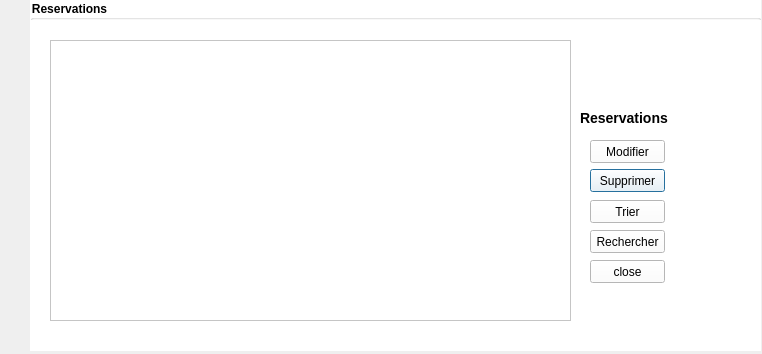
<?xml version="1.0" encoding="UTF-8"?>
<ui version="4.0">
 <class>Dialog</class>
 <widget class="QDialog" name="Dialog">
  <property name="geometry">
   <rect>
    <x>0</x>
    <y>0</y>
    <width>762</width>
    <height>354</height>
   </rect>
  </property>
  <property name="windowTitle">
   <string>Dialog</string>
  </property>
  <property name="styleSheet">
   <string notr="true">QGroupBox{
	background-color: rgb(255, 255, 255);
	/*background-color: rgb(255, 170, 0);*/

}

QLabel{
font-size :14px;
font-weight:bold;
font-family: 'Source Code Pro', monospace;
}
QLineEdit{ background-color:#ffffff;

border: 2px solid gray;
border-radius: 10px;
padding: 0 8px;
}

</string>
  </property>
  <widget class="QGroupBox" name="groupBox">
   <property name="geometry">
    <rect>
     <x>30</x>
     <y>0</y>
     <width>731</width>
     <height>351</height>
    </rect>
   </property>
   <property name="font">
    <font>
     <family>System</family>
     <weight>75</weight>
     <bold>true</bold>
    </font>
   </property>
   <property name="title">
    <string>Reservations</string>
   </property>
   <widget class="QStackedWidget" name="stackedWidget">
    <property name="geometry">
     <rect>
      <x>0</x>
      <y>20</y>
      <width>731</width>
      <height>331</height>
     </rect>
    </property>
    <property name="styleSheet">
     <string notr="true">/*	background-color: rgb(255, 170, 0);*/
background-color: rgb(255, 255, 255);

</string>
    </property>
    <property name="currentIndex">
     <number>0</number>
    </property>
    <widget class="QWidget" name="Affichage_reservation">
     <widget class="QTableView" name="tableView">
      <property name="geometry">
       <rect>
        <x>20</x>
        <y>20</y>
        <width>521</width>
        <height>281</height>
       </rect>
      </property>
     </widget>
     <widget class="QLabel" name="label_17">
      <property name="geometry">
       <rect>
        <x>550</x>
        <y>90</y>
        <width>101</width>
        <height>16</height>
       </rect>
      </property>
      <property name="text">
       <string>Reservations</string>
      </property>
     </widget>
     <widget class="QPushButton" name="delete_2">
      <property name="geometry">
       <rect>
        <x>560</x>
        <y>149</y>
        <width>75</width>
        <height>23</height>
       </rect>
      </property>
      <property name="cursor">
       <cursorShape>PointingHandCursor</cursorShape>
      </property>
      <property name="styleSheet">
       <string notr="true">QPushButton:hover:!pressed {
display: inline-block;
  padding: 18px 13px;
 
  cursor: pointer;
font-size: 11px;
outline: none;
  color: #fff;
  background-color: #4CAF50;
  border: none;
 text-align: center;
  text-decoration: none;
  box-shadow: 0 9px #999;
}
QPushButton:hover {background-color: #3e8e41}
QPushButton:active {
  background-color: #3e8e41;
  box-shadow: 0 5px #666;
  transform: translateY(4px);
}</string>
      </property>
      <property name="text">
       <string>Supprimer</string>
      </property>
     </widget>
     <widget class="QPushButton" name="modifier">
      <property name="geometry">
       <rect>
        <x>560</x>
        <y>120</y>
        <width>75</width>
        <height>23</height>
       </rect>
      </property>
      <property name="cursor">
       <cursorShape>PointingHandCursor</cursorShape>
      </property>
      <property name="styleSheet">
       <string notr="true">QPushButton:hover:!pressed {
display: inline-block;
  padding: 16px 14px;
 
  cursor: pointer;
font-size: 11px;
outline: none;
  color: #fff;
  background-color: #4CAF50;
  border: none;
 text-align: center;
  text-decoration: none;
  box-shadow: 0 9px #999;
}
QPushButton:hover {background-color: #3e8e41}
QPushButton:active {
  background-color: #3e8e41;
  box-shadow: 0 5px #666;
  transform: translateY(4px);
}</string>
      </property>
      <property name="text">
       <string>Modifier</string>
      </property>
     </widget>
     <widget class="QPushButton" name="close">
      <property name="geometry">
       <rect>
        <x>560</x>
        <y>240</y>
        <width>75</width>
        <height>23</height>
       </rect>
      </property>
      <property name="cursor">
       <cursorShape>PointingHandCursor</cursorShape>
      </property>
      <property name="styleSheet">
       <string notr="true">QPushButton:hover:!pressed {
display: inline-block;
  padding: 16px 13px;
 
  cursor: pointer;
font-size: 11px;
outline: none;
  color: #fff;
  background-color: #4CAF50;
  border: none;
 text-align: center;
  text-decoration: none;
  box-shadow: 0 9px #999;
}
QPushButton:hover {background-color: #3e8e41}
QPushButton:active {
  background-color: #3e8e41;
  box-shadow: 0 5px #666;
  transform: translateY(4px);
}</string>
      </property>
      <property name="text">
       <string>close</string>
      </property>
     </widget>
     <widget class="QPushButton" name="trier">
      <property name="geometry">
       <rect>
        <x>560</x>
        <y>180</y>
        <width>75</width>
        <height>23</height>
       </rect>
      </property>
      <property name="cursor">
       <cursorShape>PointingHandCursor</cursorShape>
      </property>
      <property name="styleSheet">
       <string notr="true">QPushButton:hover:!pressed {
display: inline-block;
  padding: 16px 13px;
 
  cursor: pointer;
font-size: 11px;
outline: none;
  color: #fff;
  background-color: #4CAF50;
  border: none;
 text-align: center;
  text-decoration: none;
  box-shadow: 0 9px #999;
}
QPushButton:hover {background-color: #3e8e41}
QPushButton:active {
  background-color: #3e8e41;
  box-shadow: 0 5px #666;
  transform: translateY(4px);
}</string>
      </property>
      <property name="text">
       <string>Trier</string>
      </property>
     </widget>
     <widget class="QPushButton" name="rechercher">
      <property name="geometry">
       <rect>
        <x>560</x>
        <y>210</y>
        <width>75</width>
        <height>23</height>
       </rect>
      </property>
      <property name="cursor">
       <cursorShape>PointingHandCursor</cursorShape>
      </property>
      <property name="styleSheet">
       <string notr="true">QPushButton:hover:!pressed {
display: inline-block;
  padding: 20px 8px;
 
  cursor: pointer;
font-size: 11px;
outline: none;
  color: #fff;
  background-color: #4CAF50;
  border: none;
 text-align: center;
  text-decoration: none;
  box-shadow: 0 9px #999;
}
QPushButton:hover {background-color: #3e8e41}
QPushButton:active {
  background-color: #3e8e41;
  box-shadow: 0 5px #666;
  transform: translateY(4px);
}</string>
      </property>
      <property name="text">
       <string>Rechercher</string>
      </property>
     </widget>
    </widget>
    <widget class="QWidget" name="Ajouter_reservation">
     <widget class="QLineEdit" name="lineEdit">
      <property name="geometry">
       <rect>
        <x>323</x>
        <y>101</y>
        <width>126</width>
        <height>20</height>
       </rect>
      </property>
      <property name="styleSheet">
       <string notr="true">QLineEdit:focus {background-color: rgb(255, 255, 127); }</string>
      </property>
     </widget>
     <widget class="QLabel" name="label_7">
      <property name="geometry">
       <rect>
        <x>191</x>
        <y>101</y>
        <width>72</width>
        <height>18</height>
       </rect>
      </property>
      <property name="text">
       <string>ID Client</string>
      </property>
     </widget>
     <widget class="QLabel" name="label_8">
      <property name="geometry">
       <rect>
        <x>191</x>
        <y>127</y>
        <width>120</width>
        <height>18</height>
       </rect>
      </property>
      <property name="text">
       <string>Nombre Personne</string>
      </property>
     </widget>
     <widget class="QLineEdit" name="lineEdit_2">
      <property name="geometry">
       <rect>
        <x>323</x>
        <y>127</y>
        <width>126</width>
        <height>20</height>
       </rect>
      </property>
      <property name="styleSheet">
       <string notr="true">QLineEdit:focus {background-color: rgb(255, 255, 127); }</string>
      </property>
     </widget>
     <widget class="QLabel" name="label_9">
      <property name="geometry">
       <rect>
        <x>191</x>
        <y>153</y>
        <width>64</width>
        <height>18</height>
       </rect>
      </property>
      <property name="text">
       <string>Nom Film</string>
      </property>
     </widget>
     <widget class="QSpinBox" name="spinBox">
      <property name="geometry">
       <rect>
        <x>323</x>
        <y>153</y>
        <width>35</width>
        <height>18</height>
       </rect>
      </property>
     </widget>
     <widget class="QLabel" name="label_10">
      <property name="geometry">
       <rect>
        <x>191</x>
        <y>177</y>
        <width>32</width>
        <height>18</height>
       </rect>
      </property>
      <property name="text">
       <string>Date</string>
      </property>
     </widget>
     <widget class="QDateTimeEdit" name="dateTimeEdit_2">
      <property name="geometry">
       <rect>
        <x>317</x>
        <y>177</y>
        <width>110</width>
        <height>18</height>
       </rect>
      </property>
      <property name="styleSheet">
       <string notr="true">QDateTimeEdit:focus {background-color: rgb(255, 255, 127); }
</string>
      </property>
     </widget>
     <widget class="QPushButton" name="pushButton">
      <property name="geometry">
       <rect>
        <x>241</x>
        <y>211</y>
        <width>75</width>
        <height>23</height>
       </rect>
      </property>
      <property name="text">
       <string>Ajouter</string>
      </property>
     </widget>
     <widget class="QPushButton" name="pushButton_2">
      <property name="geometry">
       <rect>
        <x>322</x>
        <y>211</y>
        <width>75</width>
        <height>23</height>
       </rect>
      </property>
      <property name="text">
       <string>Quitter</string>
      </property>
     </widget>
    </widget>
    <widget class="QWidget" name="Supprimer_reservation">
     <widget class="QPushButton" name="supprime">
      <property name="geometry">
       <rect>
        <x>141</x>
        <y>171</y>
        <width>75</width>
        <height>23</height>
       </rect>
      </property>
      <property name="cursor">
       <cursorShape>PointingHandCursor</cursorShape>
      </property>
      <property name="styleSheet">
       <string notr="true">QPushButton:hover:!pressed {
display: inline-block;
  padding: 24px 6px;
 
  cursor: pointer;
font-size: 11px;
outline: none;
  color: #fff;
  background-color: #4CAF50;
  border: none;
 text-align: center;
  text-decoration: none;
  box-shadow: 0 9px #999;
}
QPushButton:hover {background-color: #3e8e41}
QPushButton:active {
  background-color: #3e8e41;
  box-shadow: 0 5px #666;
  transform: translateY(4px);
}</string>
      </property>
      <property name="text">
       <string>Supprimer</string>
      </property>
     </widget>
     <widget class="QPushButton" name="quitter_supp">
      <property name="geometry">
       <rect>
        <x>222</x>
        <y>171</y>
        <width>75</width>
        <height>23</height>
       </rect>
      </property>
      <property name="cursor">
       <cursorShape>PointingHandCursor</cursorShape>
      </property>
      <property name="styleSheet">
       <string notr="true">QPushButton:hover:!pressed {
display: inline-block;
  padding: 18px 6px;
 
  cursor: pointer;
font-size: 11px;
outline: none;
  color: #fff;
  background-color: #4CAF50;
  border: none;
 text-align: center;
  text-decoration: none;
  box-shadow: 0 9px #999;
}
QPushButton:hover {background-color: #3e8e41}
QPushButton:active {
  background-color: #3e8e41;
  box-shadow: 0 5px #666;
  transform: translateY(4px);
}</string>
      </property>
      <property name="text">
       <string>Quitter</string>
      </property>
     </widget>
     <widget class="QPushButton" name="quitter_supp_2">
      <property name="geometry">
       <rect>
        <x>303</x>
        <y>171</y>
        <width>75</width>
        <height>23</height>
       </rect>
      </property>
      <property name="cursor">
       <cursorShape>PointingHandCursor</cursorShape>
      </property>
      <property name="styleSheet">
       <string notr="true">QPushButton:hover:!pressed {
display: inline-block;
  padding: 18px 6px;
 
  cursor: pointer;
font-size: 11px;
outline: none;
  color: #fff;
  background-color: #4CAF50;
  border: none;
 text-align: center;
  text-decoration: none;
  box-shadow: 0 9px #999;
}
QPushButton:hover {background-color: #3e8e41}
QPushButton:active {
  background-color: #3e8e41;
  box-shadow: 0 5px #666;
  transform: translateY(4px);
}</string>
      </property>
      <property name="text">
       <string>Undo</string>
      </property>
     </widget>
     <widget class="QLabel" name="label_2">
      <property name="geometry">
       <rect>
        <x>130</x>
        <y>110</y>
        <width>161</width>
        <height>18</height>
       </rect>
      </property>
      <property name="font">
       <font>
        <family>Source Code Pro</family>
        <pointsize>-1</pointsize>
        <weight>75</weight>
        <bold>true</bold>
       </font>
      </property>
      <property name="text">
       <string>Numero Reservation</string>
      </property>
     </widget>
     <widget class="QLineEdit" name="num_reservation_supprime">
      <property name="geometry">
       <rect>
        <x>301</x>
        <y>111</y>
        <width>126</width>
        <height>20</height>
       </rect>
      </property>
      <property name="styleSheet">
       <string notr="true">QLineEdit:focus {background-color: rgb(255, 255, 127); }</string>
      </property>
     </widget>
     <widget class="QLabel" name="label_3">
      <property name="geometry">
       <rect>
        <x>151</x>
        <y>137</y>
        <width>141</width>
        <height>18</height>
       </rect>
      </property>
      <property name="text">
       <string>ID Client</string>
      </property>
     </widget>
     <widget class="QLineEdit" name="id_client_supprime">
      <property name="geometry">
       <rect>
        <x>301</x>
        <y>137</y>
        <width>126</width>
        <height>20</height>
       </rect>
      </property>
      <property name="styleSheet">
       <string notr="true">QLineEdit:focus {background-color: rgb(255, 255, 127); }</string>
      </property>
     </widget>
     <widget class="QPushButton" name="quitter_supp_5">
      <property name="geometry">
       <rect>
        <x>384</x>
        <y>171</y>
        <width>75</width>
        <height>23</height>
       </rect>
      </property>
      <property name="cursor">
       <cursorShape>PointingHandCursor</cursorShape>
      </property>
      <property name="styleSheet">
       <string notr="true">QPushButton:hover:!pressed {
display: inline-block;
  padding: 18px 6px;
 
  cursor: pointer;
font-size: 11px;
outline: none;
  color: #fff;
  background-color: #4CAF50;
  border: none;
 text-align: center;
  text-decoration: none;
  box-shadow: 0 9px #999;
}
QPushButton:hover {background-color: #3e8e41}
QPushButton:active {
  background-color: #3e8e41;
  box-shadow: 0 5px #666;
  transform: translateY(4px);
}</string>
      </property>
      <property name="text">
       <string>retourne</string>
      </property>
     </widget>
    </widget>
    <widget class="QWidget" name="Modifier_reservation">
     <widget class="QPushButton" name="modifier_2">
      <property name="geometry">
       <rect>
        <x>181</x>
        <y>201</y>
        <width>75</width>
        <height>23</height>
       </rect>
      </property>
      <property name="cursor">
       <cursorShape>PointingHandCursor</cursorShape>
      </property>
      <property name="styleSheet">
       <string notr="true">QPushButton:hover:!pressed {
display: inline-block;
  padding: 18px 6px;
 
  cursor: pointer;
font-size: 11px;
outline: none;
  color: #fff;
  background-color: #4CAF50;
  border: none;
 text-align: center;
  text-decoration: none;
  box-shadow: 0 9px #999;
}
QPushButton:hover {background-color: #3e8e41}
QPushButton:active {
  background-color: #3e8e41;
  box-shadow: 0 5px #666;
  transform: translateY(4px);
}</string>
      </property>
      <property name="text">
       <string>Modifier</string>
      </property>
     </widget>
     <widget class="QPushButton" name="quitter_modif">
      <property name="geometry">
       <rect>
        <x>262</x>
        <y>201</y>
        <width>75</width>
        <height>23</height>
       </rect>
      </property>
      <property name="cursor">
       <cursorShape>PointingHandCursor</cursorShape>
      </property>
      <property name="styleSheet">
       <string notr="true">QPushButton:hover:!pressed {
display: inline-block;
  padding: 18px 6px;
 
  cursor: pointer;
font-size: 11px;
outline: none;
  color: #fff;
  background-color: #4CAF50;
  border: none;
 text-align: center;
  text-decoration: none;
  box-shadow: 0 9px #999;
}
QPushButton:hover {background-color: #3e8e41}
QPushButton:active {
  background-color: #3e8e41;
  box-shadow: 0 5px #666;
  transform: translateY(4px);
}</string>
      </property>
      <property name="text">
       <string>Quitter</string>
      </property>
     </widget>
     <widget class="QPushButton" name="quitter_modif_2">
      <property name="geometry">
       <rect>
        <x>343</x>
        <y>201</y>
        <width>75</width>
        <height>23</height>
       </rect>
      </property>
      <property name="cursor">
       <cursorShape>PointingHandCursor</cursorShape>
      </property>
      <property name="styleSheet">
       <string notr="true">QPushButton:hover:!pressed {
display: inline-block;
  padding: 18px 6px;
 
  cursor: pointer;
font-size: 11px;
outline: none;
  color: #fff;
  background-color: #4CAF50;
  border: none;
 text-align: center;
  text-decoration: none;
  box-shadow: 0 9px #999;
}
QPushButton:hover {background-color: #3e8e41}
QPushButton:active {
  background-color: #3e8e41;
  box-shadow: 0 5px #666;
  transform: translateY(4px);
}</string>
      </property>
      <property name="text">
       <string>Undo</string>
      </property>
     </widget>
     <widget class="QLabel" name="label_5">
      <property name="geometry">
       <rect>
        <x>191</x>
        <y>113</y>
        <width>121</width>
        <height>18</height>
       </rect>
      </property>
      <property name="text">
       <string>Nom Film</string>
      </property>
     </widget>
     <widget class="QSpinBox" name="spinBox_nomfilm">
      <property name="geometry">
       <rect>
        <x>325</x>
        <y>113</y>
        <width>35</width>
        <height>18</height>
       </rect>
      </property>
      <property name="styleSheet">
       <string notr="true">QSpinBox:focus {
	background-color: rgb(255, 255, 127);
}</string>
      </property>
     </widget>
     <widget class="QLineEdit" name="nb_personne">
      <property name="geometry">
       <rect>
        <x>325</x>
        <y>137</y>
        <width>126</width>
        <height>20</height>
       </rect>
      </property>
      <property name="styleSheet">
       <string notr="true">QLineEdit:focus {background-color: rgb(255, 255, 127); }</string>
      </property>
     </widget>
     <widget class="QDateTimeEdit" name="dateTimeEdit">
      <property name="geometry">
       <rect>
        <x>258</x>
        <y>163</y>
        <width>110</width>
        <height>18</height>
       </rect>
      </property>
      <property name="styleSheet">
       <string notr="true">QDateTimeEdit:focus{
	background-color: rgb(255, 255, 127);
}</string>
      </property>
     </widget>
     <widget class="QLabel" name="label_6">
      <property name="geometry">
       <rect>
        <x>191</x>
        <y>137</y>
        <width>128</width>
        <height>18</height>
       </rect>
      </property>
      <property name="text">
       <string>Nombre Personnes</string>
      </property>
     </widget>
     <widget class="QLabel" name="label_12">
      <property name="geometry">
       <rect>
        <x>191</x>
        <y>163</y>
        <width>32</width>
        <height>18</height>
       </rect>
      </property>
      <property name="text">
       <string>Date</string>
      </property>
     </widget>
     <widget class="QLineEdit" name="id_reservation">
      <property name="geometry">
       <rect>
        <x>325</x>
        <y>87</y>
        <width>126</width>
        <height>20</height>
       </rect>
      </property>
      <property name="styleSheet">
       <string notr="true">QLineEdit:focus {background-color: rgb(255, 255, 127); }</string>
      </property>
     </widget>
     <widget class="QLineEdit" name="id_client">
      <property name="geometry">
       <rect>
        <x>325</x>
        <y>61</y>
        <width>126</width>
        <height>20</height>
       </rect>
      </property>
      <property name="styleSheet">
       <string notr="true">QLineEdit:focus {background-color: rgb(255, 255, 127); }</string>
      </property>
     </widget>
     <widget class="QLabel" name="label">
      <property name="geometry">
       <rect>
        <x>191</x>
        <y>61</y>
        <width>72</width>
        <height>18</height>
       </rect>
      </property>
      <property name="styleSheet">
       <string notr="true"/>
      </property>
      <property name="text">
       <string>ID Client</string>
      </property>
     </widget>
     <widget class="QLabel" name="label_4">
      <property name="geometry">
       <rect>
        <x>170</x>
        <y>90</y>
        <width>151</width>
        <height>18</height>
       </rect>
      </property>
      <property name="text">
       <string>ID Reservation</string>
      </property>
     </widget>
     <widget class="QPushButton" name="quitter_supp_6">
      <property name="geometry">
       <rect>
        <x>424</x>
        <y>201</y>
        <width>75</width>
        <height>23</height>
       </rect>
      </property>
      <property name="cursor">
       <cursorShape>PointingHandCursor</cursorShape>
      </property>
      <property name="styleSheet">
       <string notr="true">QPushButton:hover:!pressed {
display: inline-block;
  padding: 18px 6px;
 
  cursor: pointer;
font-size: 11px;
outline: none;
  color: #fff;
  background-color: #4CAF50;
  border: none;
 text-align: center;
  text-decoration: none;
  box-shadow: 0 9px #999;
}
QPushButton:hover {background-color: #3e8e41}
QPushButton:active {
  background-color: #3e8e41;
  box-shadow: 0 5px #666;
  transform: translateY(4px);
}</string>
      </property>
      <property name="text">
       <string>retourne</string>
      </property>
     </widget>
    </widget>
    <widget class="QWidget" name="Rechercher_reservation">
     <widget class="QLabel" name="label_37">
      <property name="geometry">
       <rect>
        <x>150</x>
        <y>110</y>
        <width>141</width>
        <height>16</height>
       </rect>
      </property>
      <property name="text">
       <string>ID Reservation</string>
      </property>
     </widget>
     <widget class="QLineEdit" name="recherche">
      <property name="geometry">
       <rect>
        <x>290</x>
        <y>110</y>
        <width>113</width>
        <height>20</height>
       </rect>
      </property>
      <property name="styleSheet">
       <string notr="true">QLineEdit:focus {background-color: rgb(255, 255, 127); }</string>
      </property>
     </widget>
     <widget class="QPushButton" name="pushButton_9">
      <property name="geometry">
       <rect>
        <x>420</x>
        <y>110</y>
        <width>75</width>
        <height>23</height>
       </rect>
      </property>
      <property name="styleSheet">
       <string notr="true">QPushButton:hover:!pressed {
display: inline-block;
  padding: 24px 6px;
 
  cursor: pointer;
font-size: 11px;
outline: none;
  color: #fff;
  background-color: #4CAF50;
  border: none;
 text-align: center;
  text-decoration: none;
  box-shadow: 0 9px #999;
}
QPushButton:hover {background-color: #3e8e41}
QPushButton:active {
  background-color: #3e8e41;
  box-shadow: 0 5px #666;
  transform: translateY(4px);
}</string>
      </property>
      <property name="text">
       <string>Rechercher</string>
      </property>
     </widget>
     <widget class="QPushButton" name="pushButton_10">
      <property name="geometry">
       <rect>
        <x>500</x>
        <y>110</y>
        <width>75</width>
        <height>23</height>
       </rect>
      </property>
      <property name="styleSheet">
       <string notr="true">QPushButton:hover:!pressed {
display: inline-block;
  padding: 24px 6px;
 
  cursor: pointer;
font-size: 11px;
outline: none;
  color: #fff;
  background-color: #4CAF50;
  border: none;
 text-align: center;
  text-decoration: none;
  box-shadow: 0 9px #999;
}
QPushButton:hover {background-color: #3e8e41}
QPushButton:active {
  background-color: #3e8e41;
  box-shadow: 0 5px #666;
  transform: translateY(4px);
}</string>
      </property>
      <property name="text">
       <string>Quitter</string>
      </property>
     </widget>
    </widget>
    <widget class="QWidget" name="Reservation_modifie">
     <widget class="QLabel" name="label_11">
      <property name="geometry">
       <rect>
        <x>150</x>
        <y>90</y>
        <width>211</width>
        <height>20</height>
       </rect>
      </property>
      <property name="text">
       <string>Reservation est modifié !</string>
      </property>
     </widget>
    </widget>
    <widget class="QWidget" name="Ajouter_salle">
     <widget class="QLineEdit" name="nb_chaise_ajout">
      <property name="geometry">
       <rect>
        <x>287</x>
        <y>97</y>
        <width>126</width>
        <height>20</height>
       </rect>
      </property>
      <property name="styleSheet">
       <string notr="true">QLineEdit:focus {background-color: rgb(255, 255, 127); }</string>
      </property>
     </widget>
     <widget class="QLineEdit" name="nb_personne_ajout">
      <property name="geometry">
       <rect>
        <x>287</x>
        <y>123</y>
        <width>126</width>
        <height>20</height>
       </rect>
      </property>
      <property name="styleSheet">
       <string notr="true">QNb_personne_ajout{ background-color:#ffffff;

border: 2px solid gray;
border-radius: 10px;
padding: 0 8px;}
QLineEdit:focus {background-color: rgb(255, 255, 127); }</string>
      </property>
     </widget>
     <widget class="QPushButton" name="pushButton_3">
      <property name="geometry">
       <rect>
        <x>259</x>
        <y>190</y>
        <width>75</width>
        <height>23</height>
       </rect>
      </property>
      <property name="cursor">
       <cursorShape>PointingHandCursor</cursorShape>
      </property>
      <property name="styleSheet">
       <string notr="true">QPushButton:hover:!pressed {
display: inline-block;
  padding: 20px 14px;
 
  cursor: pointer;
font-size: 11px;
outline: none;
  color: #fff;
  background-color: #4CAF50;
  border: none;
 text-align: center;
  text-decoration: none;
  box-shadow: 0 9px #999;
}
QPushButton:hover {background-color: #3e8e41}
QPushButton:active {
  background-color: #3e8e41;
  box-shadow: 0 5px #666;
  transform: translateY(4px);
}</string>
      </property>
      <property name="text">
       <string>Quitter</string>
      </property>
     </widget>
     <widget class="QLabel" name="label_13">
      <property name="geometry">
       <rect>
        <x>185</x>
        <y>71</y>
        <width>96</width>
        <height>18</height>
       </rect>
      </property>
      <property name="text">
       <string>Numero Salle</string>
      </property>
     </widget>
     <widget class="QPushButton" name="return_from_ajout">
      <property name="geometry">
       <rect>
        <x>340</x>
        <y>190</y>
        <width>75</width>
        <height>23</height>
       </rect>
      </property>
      <property name="cursor">
       <cursorShape>PointingHandCursor</cursorShape>
      </property>
      <property name="styleSheet">
       <string notr="true">QPushButton:hover:!pressed {
display: inline-block;
  padding: 20px 14px;
 
  cursor: pointer;
font-size: 11px;
outline: none;
  color: #fff;
  background-color: #4CAF50;
  border: none;
 text-align: center;
  text-decoration: none;
  box-shadow: 0 9px #999;
}
QPushButton:hover {background-color: #3e8e41}
QPushButton:active {
  background-color: #3e8e41;
  box-shadow: 0 5px #666;
  transform: translateY(4px);
}</string>
      </property>
      <property name="text">
       <string>undo</string>
      </property>
     </widget>
     <widget class="QLabel" name="label_14">
      <property name="geometry">
       <rect>
        <x>185</x>
        <y>97</y>
        <width>80</width>
        <height>18</height>
       </rect>
      </property>
      <property name="text">
       <string>Nb Chaises</string>
      </property>
     </widget>
     <widget class="QLabel" name="label_15">
      <property name="geometry">
       <rect>
        <x>185</x>
        <y>123</y>
        <width>80</width>
        <height>18</height>
       </rect>
      </property>
      <property name="text">
       <string>Nb Baffles</string>
      </property>
     </widget>
     <widget class="QLabel" name="label_16">
      <property name="geometry">
       <rect>
        <x>185</x>
        <y>149</y>
        <width>72</width>
        <height>18</height>
       </rect>
      </property>
      <property name="text">
       <string>NB Ecrans</string>
      </property>
     </widget>
     <widget class="QPushButton" name="pushButton_4">
      <property name="geometry">
       <rect>
        <x>178</x>
        <y>190</y>
        <width>75</width>
        <height>23</height>
       </rect>
      </property>
      <property name="cursor">
       <cursorShape>PointingHandCursor</cursorShape>
      </property>
      <property name="styleSheet">
       <string notr="true">QPushButton:hover:!pressed {
display: inline-block;
  padding: 20px 14px;
 
  cursor: pointer;
font-size: 11px;
outline: none;
  color: #fff;
  background-color: #4CAF50;
  border: none;
 text-align: center;
  text-decoration: none;
  box-shadow: 0 9px #999;
}
QPushButton:hover {background-color: #3e8e41}
QPushButton:active {
  background-color: #3e8e41;
  box-shadow: 0 5px #666;
  transform: translateY(4px);
}</string>
      </property>
      <property name="text">
       <string>Ajouter</string>
      </property>
     </widget>
     <widget class="QLineEdit" name="num_salle_ajout">
      <property name="geometry">
       <rect>
        <x>287</x>
        <y>71</y>
        <width>126</width>
        <height>20</height>
       </rect>
      </property>
      <property name="styleSheet">
       <string notr="true">QLineEdit:focus {background-color: rgb(255, 255, 127); }</string>
      </property>
     </widget>
     <widget class="QLineEdit" name="nb_personne_ajout_3">
      <property name="geometry">
       <rect>
        <x>287</x>
        <y>149</y>
        <width>126</width>
        <height>20</height>
       </rect>
      </property>
      <property name="styleSheet">
       <string notr="true">QNb_personne_ajout{ background-color:#ffffff;

border: 2px solid gray;
border-radius: 10px;
padding: 0 8px;}
QLineEdit:focus {background-color: rgb(255, 255, 127); }</string>
      </property>
     </widget>
    </widget>
    <widget class="QWidget" name="Affiche_salle">
     <widget class="QPushButton" name="modifier_3">
      <property name="geometry">
       <rect>
        <x>540</x>
        <y>132</y>
        <width>75</width>
        <height>23</height>
       </rect>
      </property>
      <property name="cursor">
       <cursorShape>PointingHandCursor</cursorShape>
      </property>
      <property name="styleSheet">
       <string notr="true">QPushButton:hover:!pressed {
display: inline-block;
  padding: 16px 14px;
 
  cursor: pointer;
font-size: 11px;
outline: none;
  color: #fff;
  background-color: #4CAF50;
  border: none;
 text-align: center;
  text-decoration: none;
  box-shadow: 0 9px #999;
}
QPushButton:hover {background-color: #3e8e41}
QPushButton:active {
  background-color: #3e8e41;
  box-shadow: 0 5px #666;
  transform: translateY(4px);
}</string>
      </property>
      <property name="text">
       <string>Modifier</string>
      </property>
     </widget>
     <widget class="QTableView" name="tableView_2">
      <property name="geometry">
       <rect>
        <x>39</x>
        <y>11</y>
        <width>471</width>
        <height>281</height>
       </rect>
      </property>
     </widget>
     <widget class="QPushButton" name="delete_3">
      <property name="geometry">
       <rect>
        <x>540</x>
        <y>161</y>
        <width>75</width>
        <height>23</height>
       </rect>
      </property>
      <property name="cursor">
       <cursorShape>PointingHandCursor</cursorShape>
      </property>
      <property name="styleSheet">
       <string notr="true">QPushButton:hover:!pressed {
display: inline-block;
  padding: 18px 13px;
 
  cursor: pointer;
font-size: 11px;
outline: none;
  color: #fff;
  background-color: #4CAF50;
  border: none;
 text-align: center;
  text-decoration: none;
  box-shadow: 0 9px #999;
}
QPushButton:hover {background-color: #3e8e41}
QPushButton:active {
  background-color: #3e8e41;
  box-shadow: 0 5px #666;
  transform: translateY(4px);
}</string>
      </property>
      <property name="text">
       <string>Supprimer</string>
      </property>
     </widget>
     <widget class="QPushButton" name="close_2">
      <property name="geometry">
       <rect>
        <x>540</x>
        <y>190</y>
        <width>75</width>
        <height>23</height>
       </rect>
      </property>
      <property name="cursor">
       <cursorShape>PointingHandCursor</cursorShape>
      </property>
      <property name="styleSheet">
       <string notr="true">QPushButton:hover:!pressed {
display: inline-block;
  padding: 16px 13px;
 
  cursor: pointer;
font-size: 11px;
outline: none;
  color: #fff;
  background-color: #4CAF50;
  border: none;
 text-align: center;
  text-decoration: none;
  box-shadow: 0 9px #999;
}
QPushButton:hover {background-color: #3e8e41}
QPushButton:active {
  background-color: #3e8e41;
  box-shadow: 0 5px #666;
  transform: translateY(4px);
}</string>
      </property>
      <property name="text">
       <string>close</string>
      </property>
     </widget>
     <widget class="QLabel" name="label_18">
      <property name="geometry">
       <rect>
        <x>550</x>
        <y>90</y>
        <width>71</width>
        <height>16</height>
       </rect>
      </property>
      <property name="text">
       <string>Salles</string>
      </property>
     </widget>
    </widget>
   </widget>
  </widget>
 </widget>
 <resources/>
 <connections/>
</ui>
